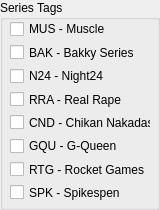
          <widget class="QGroupBox" name="groupBox_15">
           <property name="minimumSize">
            <size>
             <width>0</width>
             <height>210</height>
            </size>
           </property>
           <property name="title">
            <string>Series Tags</string>
           </property>
           <widget class="QWidget" name="verticalLayoutWidget_21">
            <property name="geometry">
             <rect>
              <x>10</x>
              <y>20</y>
              <width>141</width>
              <height>181</height>
             </rect>
            </property>
            <layout class="QVBoxLayout" name="verticalLayout_26">
             <item>
              <widget class="QCheckBox" name="checkBox_series_MUS">
               <property name="toolTip">
                <string>Part of the muscle series folder. While the tag MS is there, this makes it easy to find</string>
               </property>
               <property name="text">
                <string>MUS - Muscle</string>
               </property>
              </widget>
             </item>
             <item>
              <widget class="QCheckBox" name="checkBox_series_BAK">
               <property name="toolTip">
                <string>The Bakky Insane Series. Really heinous and twisted shit</string>
               </property>
               <property name="text">
                <string>BAK - Bakky Series</string>
               </property>
              </widget>
             </item>
             <item>
              <widget class="QCheckBox" name="checkBox_series_N24">
               <property name="toolTip">
                <string>Similar to Bakky. Really twisted shit</string>
               </property>
               <property name="text">
                <string>N24 - Night24</string>
               </property>
              </widget>
             </item>
             <item>
              <widget class="QCheckBox" name="checkBox_series_RRA">
               <property name="toolTip">
                <string>Established subseries that involve rape crimes that are very realistic. Often outside. FAD and FAX</string>
               </property>
               <property name="text">
                <string>RRA - Real Rape</string>
               </property>
              </widget>
             </item>
             <item>
              <widget class="QCheckBox" name="checkBox_series_CND">
               <property name="toolTip">
                <string>Public rape on trains and buses + creampies	</string>
               </property>
               <property name="text">
                <string>CND - Chikan Nakadashi</string>
               </property>
              </widget>
             </item>
             <item>
              <widget class="QCheckBox" name="checkBox_series_GQU">
               <property name="toolTip">
                <string>Super soft-core that feature uncensored, totally bald pussy of incredibly innocent and young looking girls</string>
               </property>
               <property name="text">
                <string>GQU - G-Queen</string>
               </property>
              </widget>
             </item>
             <item>
              <widget class="QCheckBox" name="checkBox_series_RTG">
               <property name="toolTip">
                <string>Large series of incest gameshows that I have over a dozen of</string>
               </property>
               <property name="text">
                <string>RTG - Rocket Games</string>
               </property>
              </widget>
             </item>
             <item>
              <widget class="QCheckBox" name="checkBox_series_SPK">
               <property name="toolTip">
                <string>&quot;Translations&quot; of key incest themed JAV videos</string>
               </property>
               <property name="text">
                <string>SPK - Spikespen</string>
               </property>
              </widget>
             </item>
            </layout>
           </widget>
          </widget>
